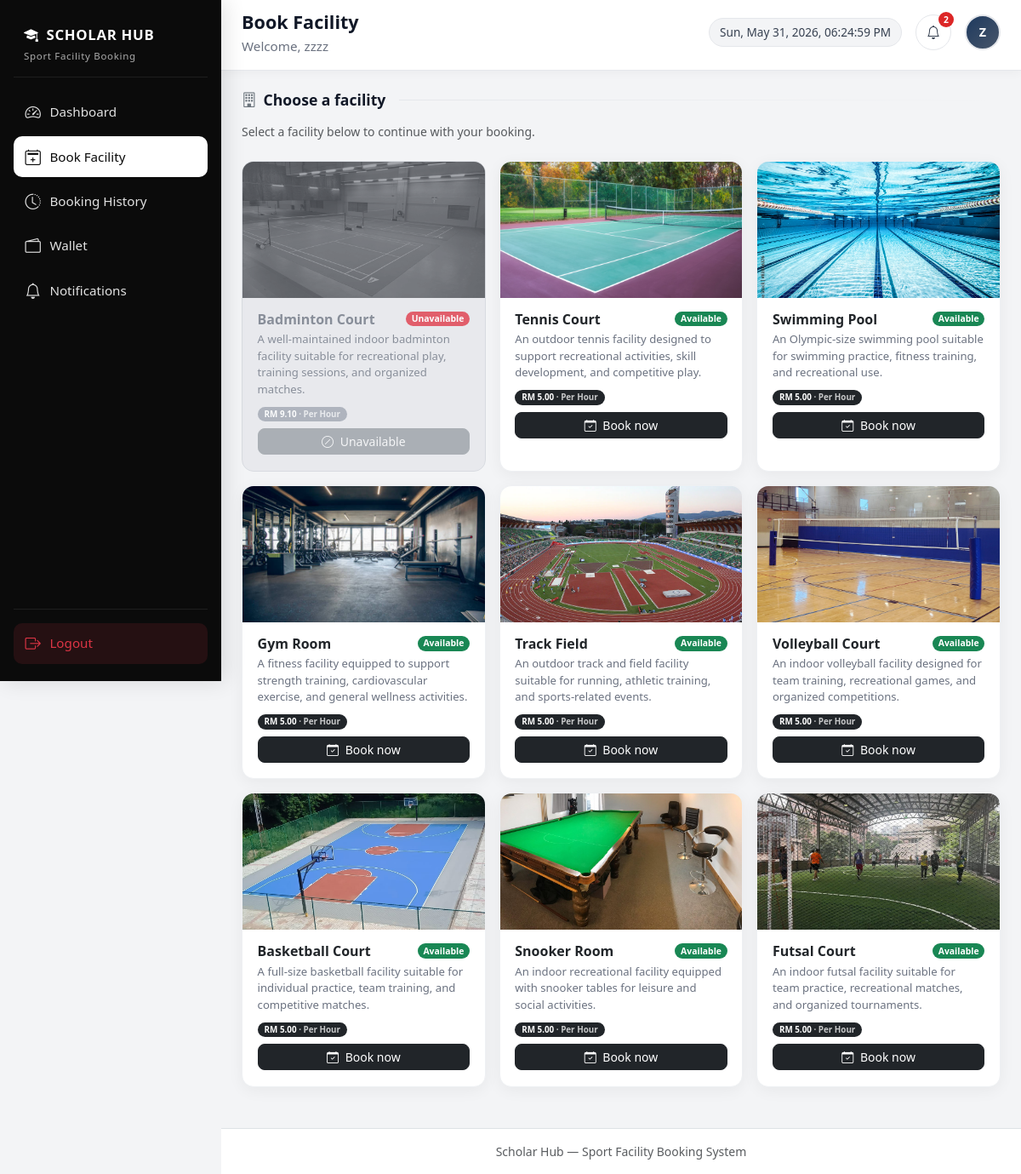
Page /booking.php (signed in) on the earlier database version.
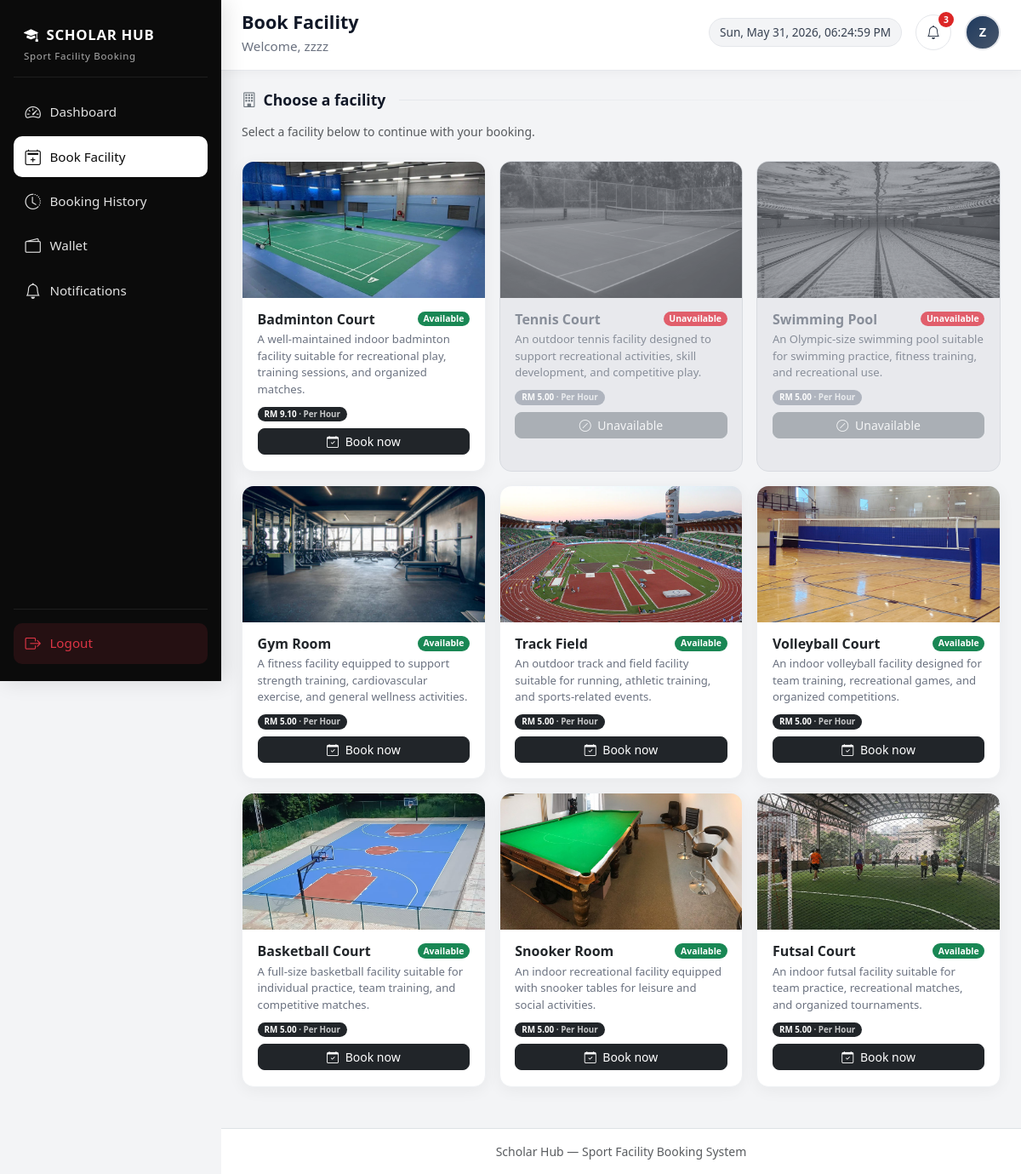
Same page on the later database version.
### tables this page shows
CREATE TABLE `facilities` (
  `facility_id` int(11) NOT NULL,
  `facility_name` varchar(100) NOT NULL,
  `facility_type` varchar(50) NOT NULL,
  `description` text DEFAULT NULL,
  `image` varchar(255) DEFAULT NULL,
  `location` varchar(100) DEFAULT NULL,
  `opening_time` time DEFAULT NULL,
  `closing_time` time DEFAULT NULL,
  `status` enum('active','maintenance','closed') DEFAULT 'active',
  `created_at` timestamp NOT NULL DEFAULT current_timestamp(),
  `price_amount` decimal(10,2) NOT NULL DEFAULT 5.00,
  `price_mode` enum('hourly','entry') NOT NULL DEFAULT 'hourly',
  `rules` text DEFAULT NULL
);

### booking.php (the view, shortened to what the rows shown need)
<?php
require_once __DIR__ . '/includes/booking_helpers.php';
require_once __DIR__ . '/includes/facility_pricing.php';
$facility_param = isset($_GET['facility']) ? trim((string) $_GET['facility']) : '';
$type_param     = isset($_GET['type']) ? trim((string) $_GET['type']) : '';
$facility = booking_load_facility($conn, $facility_param, $type_param);
$facility_error = '';
if ($facility === null && ($facility_param !== '' || $type_param !== '')) {
    require_once __DIR__ . '/includes/facility_admin_helpers.php';
    $checkType = $type_param !== '' ? $type_param : null;
    if ($checkType === null && $facility_param !== '') {
        $checkType = facility_type_from_display_name($facility_param);
    }
    if ($checkType !== null) {
        $row = facility_fetch_by_type($conn, $checkType);
        if ($row && !facility_is_bookable((string) $row['status'])) {
            $facility_error = 'This facility is currently unavailable for booking.';
        } else {
            $facility_error = 'Facility not found.';
        }
    } else {
        $facility_error = 'Facility not found or is not available for booking.';
    }
} elseif ($facility === null) {
    require_once __DIR__ . '/includes/facility_admin_helpers.php';
    $facility_picker_list = facilities_fetch_student_cards($conn);
}
?>
<!DOCTYPE html>
<html lang="en">
<head>
    <link href="https://cdn.jsdelivr.net/npm/bootstrap@5.3.3/dist/css/bootstrap.min.css" rel="stylesheet">
    <link href="https://cdn.jsdelivr.net/npm/bootstrap-icons@1.11.3/font/bootstrap-icons.css" rel="stylesheet">
</head>
<body>
<div class="main-wrap" id="mainWrap">
    <main class="content-area">
        <?php if ($facility_error !== ''): ?>
            <div class="booking-card">
                <div class="alert alert-warning mb-3">
                    <i class="bi bi-exclamation-triangle me-2"></i><?php echo htmlspecialchars($facility_error, ENT_QUOTES, 'UTF-8'); ?>
                </div>
                <a href="booking.php" class="btn btn-dark rounded-pill">
                    <i class="bi bi-arrow-left me-1"></i> Choose another facility
                </a>
            </div>
        <?php elseif ($facility === null): ?>
            <h2 class="section-title"><i class="bi bi-building text-secondary"></i> Choose a facility</h2>
            <?php if (empty($facility_picker_list)): ?>
                <div class="booking-card text-center text-muted py-4">No facilities available at the moment.</div>
            <?php else: ?>
            <div class="row g-3 mb-4">
                <?php foreach ($facility_picker_list as $f): ?>
                <?php
                $can_book = !empty($f['bookable']);
                $book_href = 'booking.php?type=' . rawurlencode($f['facility_type']);
                $fp = facility_pricing_get($f['facility_type'] ?? '', $conn);
                ?>
                <div class="col-12 col-sm-6 col-lg-4">
                    <?php if ($can_book): ?>
                    <a href="<?php echo htmlspecialchars($book_href, ENT_QUOTES, 'UTF-8'); ?>" class="facility-pick-link">
                    <?php else: ?>
                    <div class="facility-pick-link facility-unavailable">
                    <?php endif; ?>
                        <div class="card-soft overflow-hidden h-100">
                            <div class="facility-img">
                                <img src="<?php echo htmlspecialchars($f['image'], ENT_QUOTES, 'UTF-8'); ?>" alt="<?php echo htmlspecialchars($f['name'], ENT_QUOTES, 'UTF-8'); ?>" loading="lazy">
                            </div>
                            <div class="facility-body">
                                <div class="d-flex justify-content-between align-items-start gap-2 mb-1">
                                    <h6 class="mb-0"><?php echo htmlspecialchars($f['name'], ENT_QUOTES, 'UTF-8'); ?></h6>
                                    <span class="badge <?php echo htmlspecialchars($f['status_class'], ENT_QUOTES, 'UTF-8'); ?> rounded-pill" style="font-size: 0.65rem;">
                                        <?php echo htmlspecialchars($f['status'], ENT_QUOTES, 'UTF-8'); ?>
                                    </span>
                                </div>
                                <p class="mb-2"><?php echo htmlspecialchars($f['desc'], ENT_QUOTES, 'UTF-8'); ?></p>
                                <?php if ($fp !== null): ?>
                                <p class="small mb-2">
                                    <span class="badge bg-dark rounded-pill px-2 py-1">
                                        <?php echo htmlspecialchars(facility_pricing_format_rm((float) $fp['amount']), ENT_QUOTES, 'UTF-8'); ?>
                                        <span class="opacity-75"> · <?php echo htmlspecialchars($fp['label'], ENT_QUOTES, 'UTF-8'); ?></span>
                                    </span>
                                </p>
                                <?php endif; ?>
                                <?php if ($can_book): ?>
                                <span class="btn btn-dark w-100 btn-sm rounded-3">
                                    <i class="bi bi-calendar-check me-1"></i> Book now
                                </span>
                                <?php else: ?>
                                <span class="btn btn-secondary w-100 btn-sm rounded-3 disabled">
                                    <i class="bi bi-slash-circle me-1"></i> Unavailable
                                </span>
                                <?php endif; ?>
                            </div>
                        </div>
                    <?php if ($can_book): ?>
                    </a>
                    <?php else: ?>
                    </div>
                    <?php endif; ?>
                </div>
                <?php endforeach; ?>
            </div>
            <?php endif; ?>
        <?php endif; ?>
    </main>
</div>
</body>
</html>

Differences in the rows shown:
changed facilities "Badminton Court": status "Unavailable" → "Available"; text "Unavailable" → "Book now"
changed facilities "Tennis Court": status "Available" → "Unavailable"; text "Book now" → "Unavailable"
changed facilities "Swimming Pool": status "Available" → "Unavailable"; text "Book now" → "Unavailable"
Other differences:
$student_notif_unread: "2" → "3"
